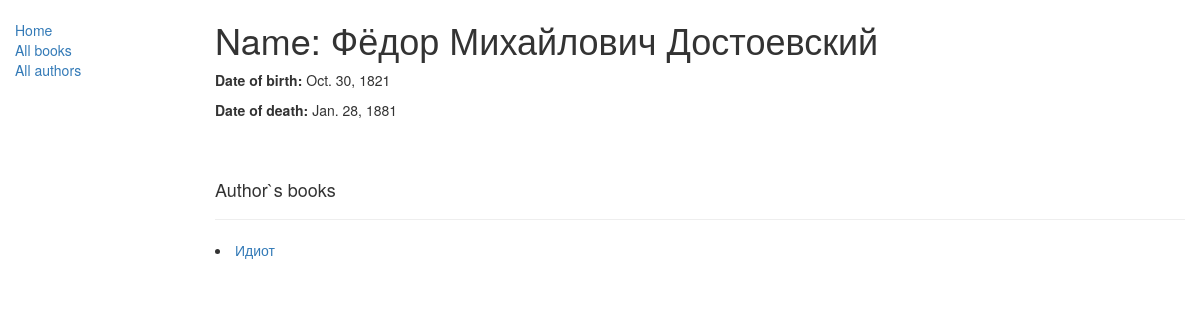
The app's page /catalog/author/1 with its own data.
### catalog/models.py (models this page shows, shortened)
class Author(models.Model):
    name = models.CharField(
        max_length=100,
        null=False,
        help_text="An author's full name. (Example: W. Shakespear or Mihail Afanasievich Bulgakov)",
    )
    date_of_birth = models.DateField(
        null=True,
        blank=True,
        help_text="A date of author's birth (or Null, if unknown).",
    )
    date_of_death = models.DateField(
        null=True,
        blank=True,
        help_text="A date of author's death (or Null, if alive or unknown).",
    )

class Book(models.Model):
    title = models.CharField(max_length=100)
    summary = models.TextField()
    language = models.CharField(max_length=100)
    author = models.ForeignKey(Author, null=True, on_delete=models.SET_NULL)
    genres = models.ManyToManyField(Genre)
    def get_absolute_url(self) -> str:
        return f"/catalog/book/{self.pk}"

### catalog/views.py (the view)
# urls.py: path("author/<int:pk>", views.AuthorDetailView.as_view(), name="author"),
class AuthorDetailView(generic.DetailView):
    model = Author
    template_name = "author/detail.html"
    def get_context_data(self, **kwargs):
        context = super().get_context_data(**kwargs)
        context['book_list'] = Book.objects.all()
        return context

### catalog/templates/author/detail.html
{% extends "base_generic.html" %} {% block content %}
<h1>Name: {{object.name}}</h1>
<p><strong>Date of birth:</strong> {{ object.date_of_birth }}</p>
<p><strong>Date of death:</strong> {{ object.date_of_death }}</p>
<div style="margin-top: 60px">
    <h4>Author`s books</h4>
    {% for book in book_list %}
        {% if book.author == object %}
            <hr />
            <li><a href="{{ book.get_absolute_url }}"> {{ book.title }}</a></li>
        {% endif %}
    {% endfor %}
</div>
{% endblock %}

### records on screen
Author: name "Фёдор Михайлович Достоевский", date_of_birth "Oct. 30, 1821", date_of_death "Jan. 28, 1881"
Book: title "Идиот"
